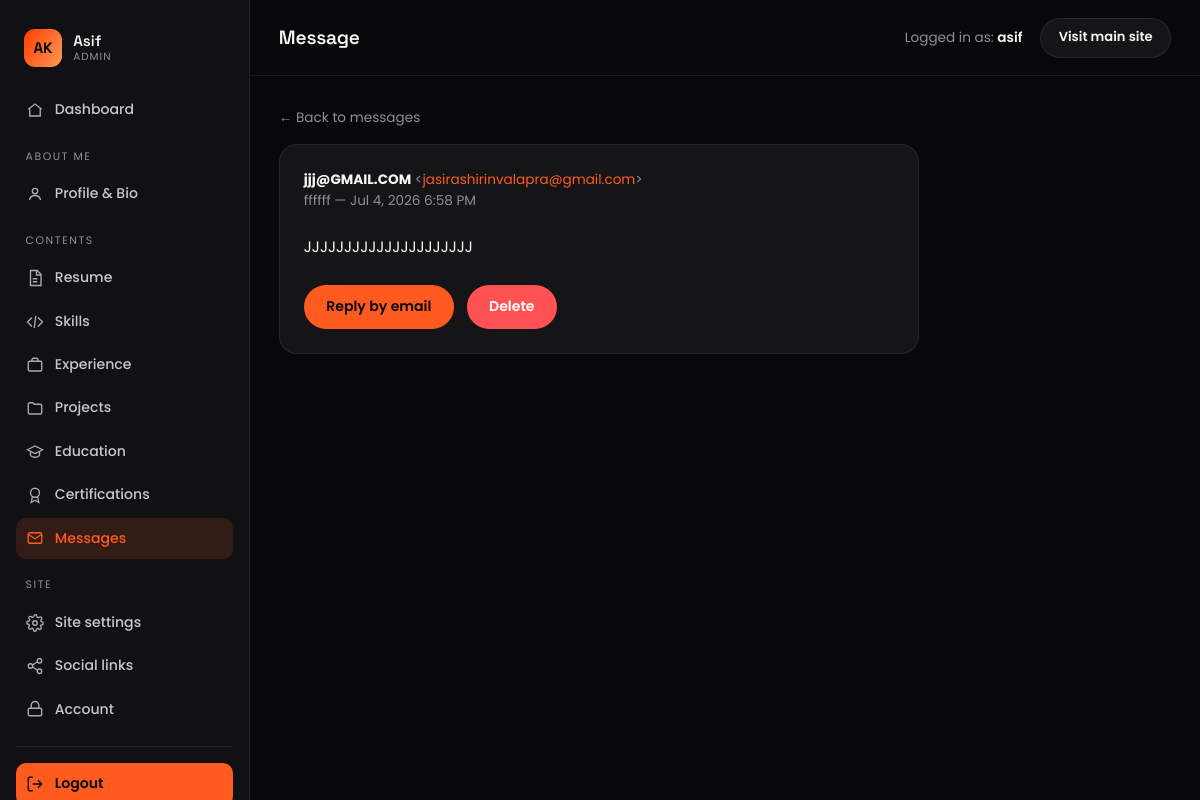
The app's page /crm/asif/messages/3/ (signed in) with its own data.
### core/models.py (models this page shows, shortened)
class SingletonModel(models.Model):
    class Meta:
        abstract = True
    @classmethod
    def load(cls):
        obj, _ = cls.objects.get_or_create(pk=1)
        return obj

class SiteSettings(SingletonModel):
    site_name = models.CharField(max_length=100, default="Asif Keloth")
    tagline = models.CharField(max_length=160, default="UI/UX Designer & UI Developer")
    email = models.EmailField(default="hello@example.com")
    phone = models.CharField(max_length=40, blank=True)
    location = models.CharField(max_length=120, default="Kochi, India")
    resume = models.FileField(upload_to="resume/", blank=True, null=True)
    logo_text = models.CharField(max_length=40, default="A")
    footer_note = models.CharField(max_length=200, default="Designed & built with care.")
    seo_title = models.CharField(max_length=70, blank=True,
                                 help_text="Default <title>. Falls back to site name.")
    seo_description = models.CharField(max_length=160, blank=True)
    seo_keywords = models.CharField(max_length=255, blank=True)
    og_image = models.ImageField(upload_to="seo/", blank=True, null=True)
    class Meta:
        verbose_name = "Site settings"
        verbose_name_plural = "Site settings"

class ContactMessage(models.Model):
    name = models.CharField(max_length=100)
    email = models.EmailField()
    subject = models.CharField(max_length=160, blank=True)
    message = models.TextField()
    created_at = models.DateTimeField(auto_now_add=True)
    is_read = models.BooleanField(default=False)
    class Meta:
        ordering = ["-created_at"]

### crm/views.py (the view)
# urls.py: path("messages/<int:pk>/", views.message_detail, name="message_detail"),
@staff_required_view
def message_detail(request, pk):
    msg = get_object_or_404(m.ContactMessage, pk=pk)
    if not msg.is_read:
        msg.is_read = True
        msg.save(update_fields=["is_read"])
    return render(request, "crm/message_detail.html", {"msg": msg, "active": "messages"})

### core/context_processors.py (called while the page is built)
def site_globals(request):
    return {
        "site": SiteSettings.load(),
        "social_links": SocialLink.objects.filter(is_active=True),
    }

### crm/context_processors.py (called while the page is built)
def sidebar_counts(request):
    if not (request.user.is_authenticated and request.user.is_staff):
        return {}
    return {"dash_unread": m.ContactMessage.objects.filter(is_read=False).count()}

### crm/views.py (called while the page is built)
def staff_required_view(view_func):
    from django.contrib.auth.decorators import login_required, user_passes_test
    return login_required(login_url="crm:login")(
        user_passes_test(lambda u: u.is_staff, login_url="crm:login")(view_func)
    )

### crm/templates/crm/message_detail.html (shortened to what this page needs)
{% extends "crm/base.html" %}
{% block page_title %}Message{% endblock %}
{% block content %}
<a href="{% url 'crm:message_list' %}" class="back-link">&larr; Back to messages</a>
<div class="dash-card form-card">
  <div class="message-meta">
    <div><b style="color:var(--ink)">{{ msg.name }}</b> &lt;<a href="mailto:{{ msg.email }}" style="color:var(--accent)">{{ msg.email }}</a>&gt;</div>
    <div>{{ msg.subject|default:"No subject" }} — {{ msg.created_at|date:"M j, Y g:i A" }}</div>
  </div>
  <div class="message-detail">{{ msg.message }}</div>
  <div class="form-actions" style="margin-top:1.6rem">
    <a href="mailto:{{ msg.email }}" class="btn btn--primary">Reply by email</a>
    <form method="post" action="{% url 'crm:message_delete' msg.pk %}">
      <button type="submit" class="btn btn--danger" onclick="return confirm('Delete this message?')">Delete</button>
    </form>
  </div>
</div>
{% endblock %}

### crm/templates/crm/base.html (shortened to what this page needs)
{% load static %}<!DOCTYPE html>
<html lang="en">
<head>
  <link rel="stylesheet" href="{% static 'crm/dashboard.css' %}">
</head>
<body>
  <div class="dash">
    <aside class="dash__sidebar" id="dashSidebar">
      <a href="{% url 'crm:home' %}" class="dash__brand">
        <span class="dash__brand-mark">{{ site.logo_text|default:"A" }}</span>
        <span class="dash__brand-text">{{ request.user.get_username }}<small>Admin</small></span>
      </a>
      <nav class="dash__nav">
        <a href="{% url 'crm:home' %}" class="{% if active == 'home' %}is-active{% endif %}">
          <svg viewBox="0 0 24 24" fill="none" stroke="currentColor" stroke-width="1.8"><path d="M3 11l9-7 9 7"/><path d="M5 10v10h14V10"/></svg>
          Dashboard
        </a>
        <p class="dash__nav-label">About me</p>
        <a href="{% url 'crm:profile' %}" class="{% if active == 'profile' %}is-active{% endif %}">
          <svg viewBox="0 0 24 24" fill="none" stroke="currentColor" stroke-width="1.8"><circle cx="12" cy="8" r="3.6"/><path d="M4.5 20c1-4 3.8-6 7.5-6s6.5 2 7.5 6"/></svg>
          Profile &amp; Bio
        </a>
        <p class="dash__nav-label">Contents</p>
        <a href="{% url 'crm:resume' %}" class="{% if active == 'resume' %}is-active{% endif %}">
          <svg viewBox="0 0 24 24" fill="none" stroke="currentColor" stroke-width="1.8"><path d="M6 2h9l5 5v15H6z"/><path d="M14 2v6h6M9 13h6M9 17h6"/></svg>
          Resume
        </a>
        <a href="{% url 'crm:skills' %}" class="{% if active == 'skills' %}is-active{% endif %}">
          <svg viewBox="0 0 24 24" fill="none" stroke="currentColor" stroke-width="1.8"><path d="M8 6l-6 6 6 6M16 6l6 6-6 6M13 4l-2 16"/></svg>
          Skills
        </a>
        <a href="{% url 'crm:experience_list' %}" class="{% if active == 'experience' %}is-active{% endif %}">
          <svg viewBox="0 0 24 24" fill="none" stroke="currentColor" stroke-width="1.8"><rect x="3" y="7" width="18" height="13" rx="2"/><path d="M8 7V5a2 2 0 012-2h4a2 2 0 012 2v2"/></svg>
          Experience
        </a>
        <a href="{% url 'crm:project_list' %}" class="{% if active == 'projects' %}is-active{% endif %}">
          <svg viewBox="0 0 24 24" fill="none" stroke="currentColor" stroke-width="1.8"><path d="M3 7a2 2 0 012-2h4l2 2h8a2 2 0 012 2v9a2 2 0 01-2 2H5a2 2 0 01-2-2V7z"/></svg>
          Projects
        </a>
        <a href="{% url 'crm:education_list' %}" class="{% if active == 'education' %}is-active{% endif %}">
          <svg viewBox="0 0 24 24" fill="none" stroke="currentColor" stroke-width="1.8"><path d="M2 9l10-5 10 5-10 5-10-5z"/><path d="M6 11v5c0 1.3 2.7 3 6 3s6-1.7 6-3v-5"/></svg>
          Education
        </a>
        <a href="{% url 'crm:certification_list' %}" class="{% if active == 'certifications' %}is-active{% endif %}">
          <svg viewBox="0 0 24 24" fill="none" stroke="currentColor" stroke-width="1.8"><circle cx="12" cy="9" r="6"/><path d="M8.5 14L7 22l5-3 5 3-1.5-8"/></svg>
          Certifications
        </a>
        <a href="{% url 'crm:message_list' %}" class="{% if active == 'messages' %}is-active{% endif %}">
          <svg viewBox="0 0 24 24" fill="none" stroke="currentColor" stroke-width="1.8"><rect x="3" y="5" width="18" height="14" rx="2"/><path d="M3 7l9 6 9-6"/></svg>
          Messages
        </a>
        <p class="dash__nav-label">Site</p>
        <a href="{% url 'crm:settings' %}" class="{% if active == 'settings' %}is-active{% endif %}">
          Site settings
        </a>
        <a href="{% url 'crm:social_link_list' %}" class="{% if active == 'social' %}is-active{% endif %}">
          <svg viewBox="0 0 24 24" fill="none" stroke="currentColor" stroke-width="1.8"><circle cx="18" cy="5" r="3"/><circle cx="6" cy="12" r="3"/><circle cx="18" cy="19" r="3"/><path d="M8.6 10.6l6.8-4.2M8.6 13.4l6.8 4.2"/></svg>
          Social links
        </a>
        <a href="{% url 'crm:account' %}" class="{% if active == 'account' %}is-active{% endif %}">
          <svg viewBox="0 0 24 24" fill="none" stroke="currentColor" stroke-width="1.8"><rect x="3" y="11" width="18" height="10" rx="2"/><path d="M7 11V7a5 5 0 0110 0v4"/></svg>
          Account
        </a>
      </nav>
      <form method="post" action="{% url 'crm:logout' %}" class="dash__logout">
        <button type="submit">
          <svg viewBox="0 0 24 24" fill="none" stroke="currentColor" stroke-width="1.8"><path d="M9 21H5a2 2 0 01-2-2V5a2 2 0 012-2h4"/><path d="M16 17l5-5-5-5M21 12H9"/></svg>
          Logout
        </button>
      </form>
    </aside>
    <div class="dash__main">
      <header class="dash__topbar">
        <h1 class="dash__topbar-title">{% block page_title %}Control Center{% endblock %}</h1>
        <div class="dash__topbar-actions">
          <span class="dash__whoami">Logged in as: <b>{{ request.user.get_username }}</b></span>
          <a href="{% url 'home' %}" target="_blank" rel="noopener" class="dash__visit">Visit main site</a>
        </div>
      </header>
      <main class="dash__content">
        {% block content %}{% endblock %}
      </main>
    </div>
  </div>
</body>
</html>

### static/crm/dashboard.css (style rules this page uses)
:root { --ink:#f5f5f4; --ink-soft:#c7c7cc; --paper:#08080a; --fog:#111114; --surface:#151517; --surface-2:#1c1c1f; --line:rgba(255,255,255,.08); --graphite:#8f8f97; --accent:#ff5a1f; --accent-deep:#d9430f; --accent-soft:rgba(255,90,31,.14); --good:#33c48d; --bad:#ff5252; --r-sm:10px; --r-md:14px; --r-lg:18px; --font-display:"Space Grotesk",sans-serif; --font-body:"Poppins",sans-serif; }
*,*::before,*::after { box-sizing:border-box;margin:0;padding:0 }
body { font-family:var(--font-body);background:var(--paper);color:var(--ink); font-size:.95rem;line-height:1.55;-webkit-font-smoothing:antialiased; }
a { color:inherit;text-decoration:none }
button { font:inherit;cursor:pointer }
h1,h2,h3 { font-family:var(--font-display);font-weight:600;letter-spacing:-.01em }
.dash { display:flex;min-height:100vh }
.dash__sidebar { width:250px;flex:none;background:var(--fog);border-right:1px solid var(--line); display:flex;flex-direction:column;padding:1.4rem 1rem; position:sticky;top:0;height:100vh;overflow-y:auto; }
.dash__brand { display:flex;align-items:center;gap:.7rem;padding:.4rem .5rem 1.4rem }
.dash__brand-mark { width:38px;height:38px;border-radius:11px;display:grid;place-items:center;flex:none; background:linear-gradient(120deg,#ff3d00,#ff9a56);color:var(--paper); font-family:var(--font-display);font-weight:700; }
.dash__brand-text { font-family:var(--font-display);font-weight:600;text-transform:capitalize;line-height:1.2 }
.dash__brand-text small { display:block;font-family:var(--font-body);font-weight:400; text-transform:uppercase;letter-spacing:.1em;font-size:.65rem;color:var(--graphite) }
.dash__nav { display:flex;flex-direction:column;gap:.15rem;flex:1 }
.dash__nav-label { font-size:.68rem;letter-spacing:.14em;text-transform:uppercase;color:var(--graphite); padding:1rem .6rem .35rem; }
.dash__nav a { display:flex;align-items:center;gap:.7rem;padding:.6rem .6rem;border-radius:var(--r-sm); color:var(--ink-soft);font-size:.88rem;font-weight:500;transition:background .2s,color .2s; position:relative; }
.dash__nav a svg { width:18px;height:18px;flex:none;opacity:.85 }
.dash__nav a.is-active { background:var(--accent-soft);color:var(--accent) }
.dash__nav a.is-active svg { opacity:1 }
.dash__logout { margin-top:1rem;padding-top:1rem;border-top:1px solid var(--line) }
.dash__logout button { width:100%;display:flex;align-items:center;gap:.7rem;padding:.65rem .6rem;border:none; border-radius:var(--r-sm);background:var(--accent);color:var(--paper);font-weight:600;font-size:.88rem; transition:background .2s; }
.dash__logout button svg { width:18px;height:18px }
.dash__main { flex:1;min-width:0;display:flex;flex-direction:column }
.dash__topbar { display:flex;align-items:center;gap:1rem;padding:1.1rem 1.8rem; border-bottom:1px solid var(--line);background:var(--paper); position:sticky;top:0;z-index:20; }
.dash__topbar-title { font-size:1.2rem }
.dash__topbar-actions { margin-left:auto;display:flex;align-items:center;gap:1.1rem }
.dash__whoami { font-size:.85rem;color:var(--graphite) }
.dash__whoami b { color:var(--ink);font-weight:600 }
.dash__visit { font-size:.82rem;font-weight:600;padding:.55rem 1.1rem;border-radius:99px; background:var(--surface);border:1px solid var(--line);transition:border-color .2s,color .2s; }
.dash__content { padding:1.8rem;max-width:1100px;width:100% }
.dash-card { background:var(--surface);border:1px solid var(--line);border-radius:var(--r-lg); padding:1.5rem; }
.btn { display:inline-flex;align-items:center;gap:.5rem;font-weight:600;font-size:.88rem; padding:.7rem 1.4rem;border-radius:99px;border:none;transition:background .2s,border-color .2s,color .2s; }
.btn--primary { background:var(--accent);color:var(--paper) }
.btn--danger { background:var(--bad);color:#fff }
.form-card { max-width:640px }
.form-actions { display:flex;gap:.8rem;margin-top:.6rem }
.back-link { font-size:.85rem;color:var(--graphite);display:inline-flex;align-items:center;gap:.4rem;margin-bottom:1rem }
.message-detail { white-space:pre-line;line-height:1.7 }
.message-meta { color:var(--graphite);font-size:.85rem;margin-bottom:1.4rem }

### records on screen
SiteSettings: logo_text "AK"
ContactMessage: name "jjj@GMAIL.COM", email "jasirashirinvalapra@gmail.com", subject "ffffff", created_at "Jul 4, 2026 6:58 PM", message "JJJJJJJJJJJJJJJJJJJJJ"

### other values on screen
{{ request.user.get_username }} "Asif"
{{ request.user.get_username }} "asif"
